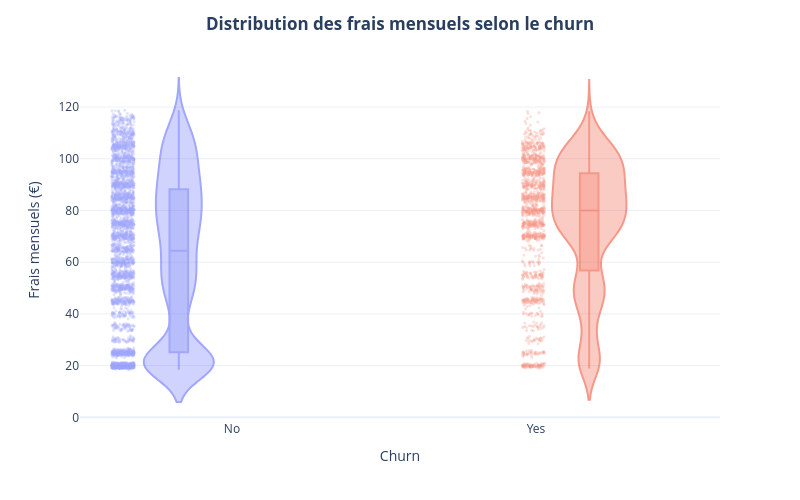

This figure's notebook cell:
### Markdown cell above
##### a. Distribution des frais mensuels (MonthlyCharges) selon le churn

### Code cell
fig = px.violin(
    X_train, 
    x=y_train, 
    y="MonthlyCharges", 
    color=y_train, 
    box=True,          # Intègre la boîte à moustaches à l'intérieur du violon
    points="all",      # Ajoute les points à l'intérieur
    width=800,
    height=500,
    template="plotly_white"
)
# Configuration de la transparence
fig.update_traces(
    opacity=0.6,        # couleur du violin plus transparente
    marker=dict(
        opacity=0.3,    # points individuels plus transparents
        size=3          # taille des points
    )
)
# Mise en page centrée
fig.update_layout(
    title=dict(
        text="<b>Distribution des frais mensuels selon le churn</b>", 
        x=0.5, #pour centrer le titre
        xanchor='center'
    ),
    xaxis_title="Churn",
    yaxis_title="Frais mensuels (€)",
    template="plotly_white",
    showlegend=False
)
fig.show()

### Figure 1 — Plotly figure (JSON) as saved in the notebook; plotly's stock layout.template omitted (floating-point values rounded to 4 significant figures; data arrays with more than 128 entries replaced by an {"elided": "..."} marker saying what was removed)
{"data": [{"alignmentgroup": "True", "box": {"visible": true}, "hovertemplate": "color=No<br>x=%{x}<br>MonthlyCharges=%{y}<extra></extra>", "legendgroup": "No", "marker": {"color": "#636efa", "opacity": 0.3, "size": 3}, "name": "No", "offsetgroup": "No", "opacity": 0.6, "orientation": "v", "points": "all", "scalegroup": "True", "showlegend": true, "type": "violin", "x": {"elided": "4139 str values"}, "x0": " ", "xaxis": "x", "y": {"elided": "4139 float values"}, "y0": " ", "yaxis": "y"}, {"alignmentgroup": "True", "box": {"visible": true}, "hovertemplate": "color=Yes<br>x=%{x}<br>MonthlyCharges=%{y}<extra></extra>", "legendgroup": "Yes", "marker": {"color": "#EF553B", "opacity": 0.3, "size": 3}, "name": "Yes", "offsetgroup": "Yes", "opacity": 0.6, "orientation": "v", "points": "all", "scalegroup": "True", "showlegend": true, "type": "violin", "x": {"elided": "1495 str values"}, "x0": " ", "xaxis": "x", "y": {"elided": "1495 float values"}, "y0": " ", "yaxis": "y"}], "layout": {"height": 500, "legend": {"title": {"text": "color"}, "tracegroupgap": 0}, "margin": {"t": 60}, "showlegend": false, "title": {"text": "<b>Distribution des frais mensuels selon le churn</b>", "x": 0.5, "xanchor": "center"}, "violinmode": "group", "width": 800, "xaxis": {"anchor": "y", "domain": [0, 1], "title": {"text": "Churn"}}, "yaxis": {"anchor": "x", "domain": [0, 1], "title": {"text": "Frais mensuels (€)"}}}}
